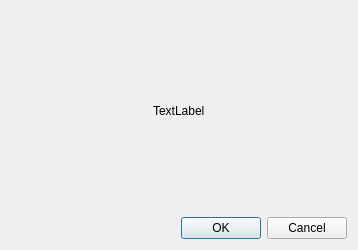
<?xml version="1.0" encoding="UTF-8"?>
<ui version="4.0">
 <class>Dialog</class>
 <widget class="QDialog" name="Dialog">
  <property name="geometry">
   <rect>
    <x>0</x>
    <y>0</y>
    <width>358</width>
    <height>250</height>
   </rect>
  </property>
  <property name="windowTitle">
   <string>QtDemo</string>
  </property>
  <layout class="QVBoxLayout" name="verticalLayout">
   <item>
    <layout class="QHBoxLayout" name="horizontalLayout">
     <item>
      <spacer name="horizontalSpacer">
       <property name="orientation">
        <enum>Qt::Horizontal</enum>
       </property>
       <property name="sizeHint" stdset="0">
        <size>
         <width>40</width>
         <height>20</height>
        </size>
       </property>
      </spacer>
     </item>
     <item>
      <widget class="QLabel" name="label">
       <property name="text">
        <string>TextLabel</string>
       </property>
      </widget>
     </item>
     <item>
      <spacer name="horizontalSpacer_2">
       <property name="orientation">
        <enum>Qt::Horizontal</enum>
       </property>
       <property name="sizeHint" stdset="0">
        <size>
         <width>40</width>
         <height>20</height>
        </size>
       </property>
      </spacer>
     </item>
    </layout>
   </item>
   <item>
    <widget class="QDialogButtonBox" name="buttonBox">
     <property name="orientation">
      <enum>Qt::Horizontal</enum>
     </property>
     <property name="standardButtons">
      <set>QDialogButtonBox::Cancel|QDialogButtonBox::Ok</set>
     </property>
    </widget>
   </item>
  </layout>
 </widget>
 <resources/>
 <connections>
  <connection>
   <sender>buttonBox</sender>
   <signal>accepted()</signal>
   <receiver>Dialog</receiver>
   <slot>accept()</slot>
   <hints>
    <hint type="sourcelabel">
     <x>248</x>
     <y>254</y>
    </hint>
    <hint type="destinationlabel">
     <x>157</x>
     <y>274</y>
    </hint>
   </hints>
  </connection>
  <connection>
   <sender>buttonBox</sender>
   <signal>rejected()</signal>
   <receiver>Dialog</receiver>
   <slot>reject()</slot>
   <hints>
    <hint type="sourcelabel">
     <x>316</x>
     <y>260</y>
    </hint>
    <hint type="destinationlabel">
     <x>286</x>
     <y>274</y>
    </hint>
   </hints>
  </connection>
 </connections>
</ui>
